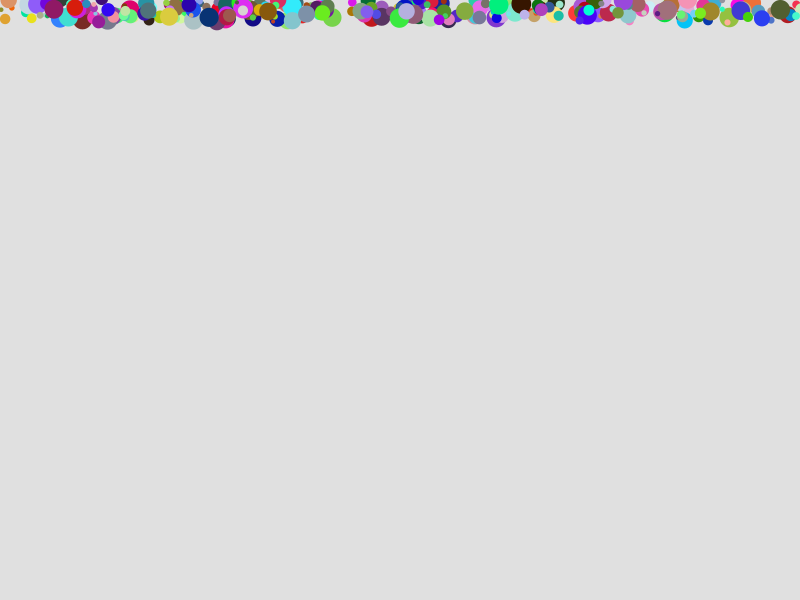
Frame 1 (no input)
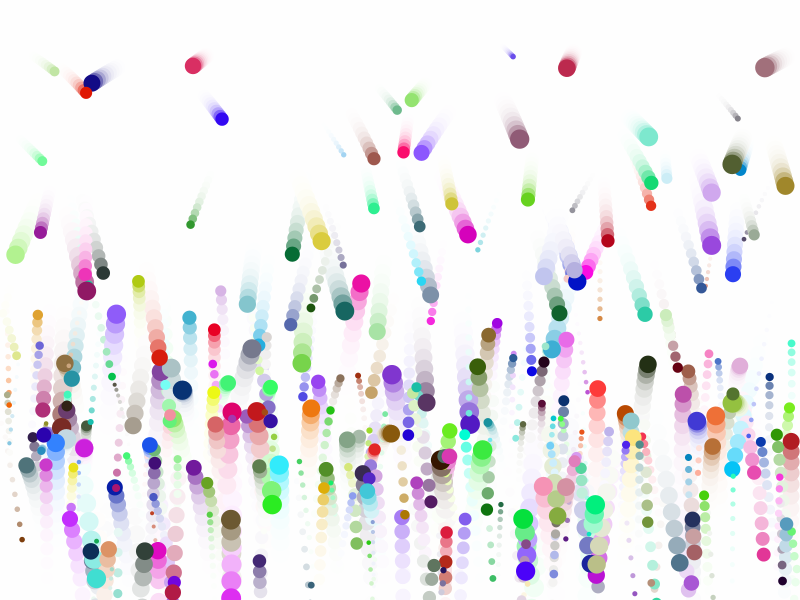
Frame 60 (the mouse pressed at the canvas centre just before this capture)
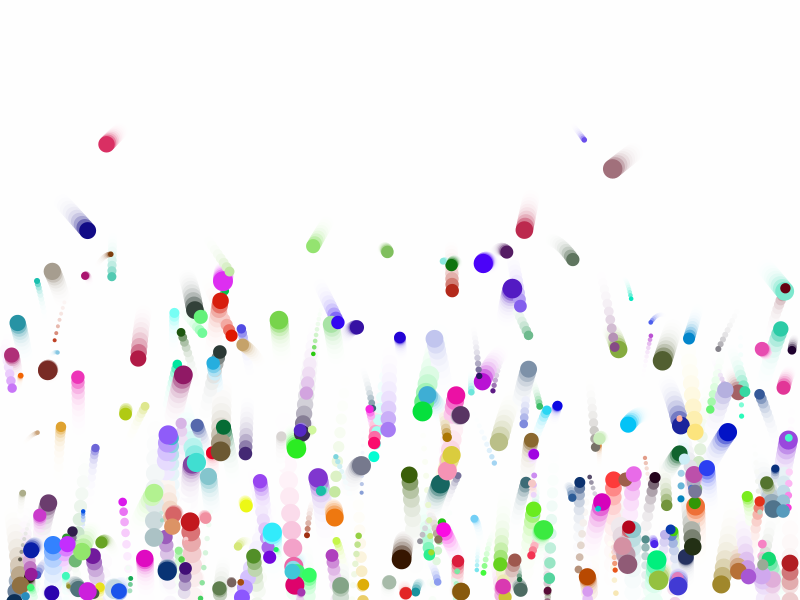
Frame 120 (the mouse held since frame 60 and released just before this capture)

The Processing sketch that drew these frames (run headless with seeded random() and noise(); from frame 60 on, the mouse is pressed at the canvas centre):

// Processing sketch: euler_integration_05
// ── euler_integration_05.pde
/**
 * Euler Integration (v05)
 * simulating materials
 */

int ballCount = 300;
//create the memory for the entire array structure
EulerBall[] balls = new EulerBall[ballCount];

void setup() {
  size(800, 600);
  for (int i=0; i<ballCount; i++) {
    // instantiate the individual ball objects
    balls[i] = new EulerBall(new PVector(random(width), random(20)), new PVector(random(-3, 3), random(-3, 3)), random(2, 10), color(random(255), random(255), random(255)));
    balls[i].setAccel(random(.001, .8));
    balls[i].setDamping(random(.5, .8)); // simulating material properties
    balls[i].setFriction(random(.5, .8)); // simulates ground friction, ground/obj texture
  }
}

void draw() {
  //background(255);
  fill(255, 100);
  rect(-1, -1, width+2, height+2);
  for (int i=0; i<ballCount; i++) {
    balls[i].move();
    balls[i].render();
    balls[i].boundsCollision();
  }
}

// ── EulerBall.pde
class EulerBall {

  PVector pos;
  PVector spd;
  float radius;
  color col;
  float accel;
  float damping;
  float friction;

  EulerBall() {
  }

  EulerBall(PVector pos, PVector spd, float radius, color col) {
    this.pos = pos;
    this.spd = spd;
    this.radius = radius;
    this.col = col;
  }

  void move() {
    spd.y+=accel;
    pos.add(spd);
  }

  void render() {
    noStroke();
    fill(this.col);
    ellipse(pos.x, pos.y, radius*2, radius*2);
  }

  void boundsCollision() {
    if (pos.x>width-radius) {
      pos.x = width-radius;
      spd.x *=-1;
    } else if (pos.x<radius) {
      pos.x = radius;
      spd.x *=-1;
    }

    if (pos.y<radius) {
      pos.y = radius;
      spd.y *=-1;
    }

    if (pos.y>height-radius) {
      pos.y = height-radius;
      spd.y *=-1;
      spd.y*= damping;
      spd.x*= friction;
    }
  }

  void setAccel(float accel) {
    this.accel = accel;
  }

  void setDamping(float damp) {
    this.damping = damp;
  }

  void setFriction(float fric) {
    this.friction = fric;
  }
}
